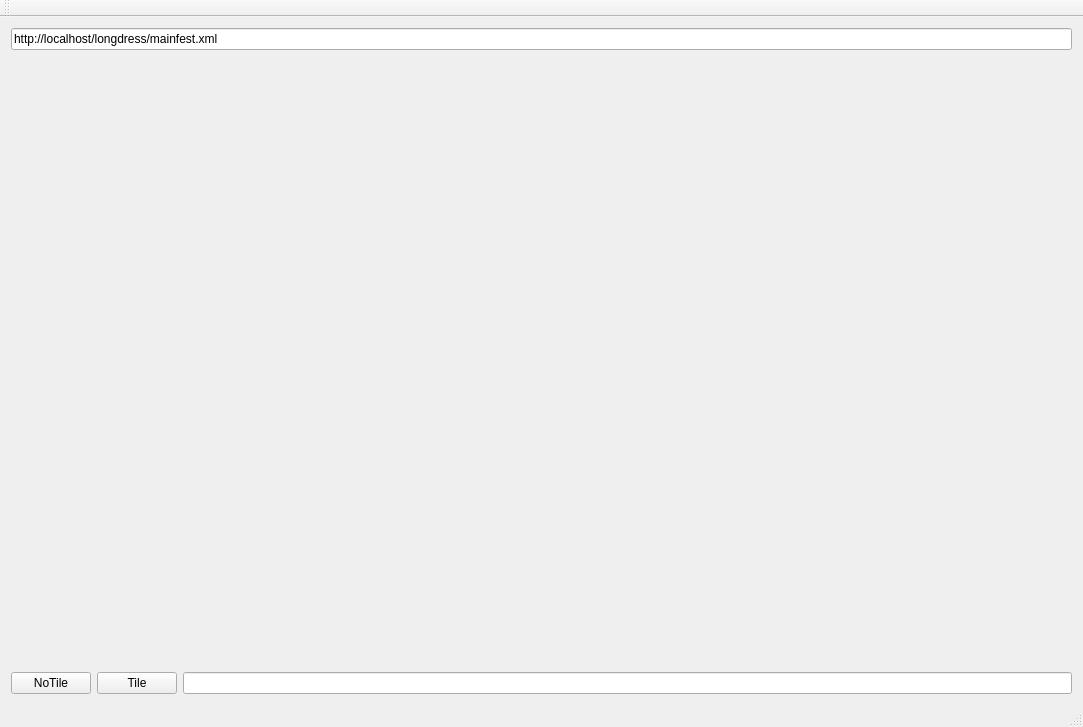
<?xml version="1.0" encoding="UTF-8"?>
<ui version="4.0">
 <class>DracoPlayerClass</class>
 <widget class="QMainWindow" name="DracoPlayerClass">
  <property name="geometry">
   <rect>
    <x>0</x>
    <y>0</y>
    <width>1083</width>
    <height>727</height>
   </rect>
  </property>
  <property name="windowTitle">
   <string>DracoPlayer</string>
  </property>
  <widget class="QWidget" name="centralWidget">
   <layout class="QGridLayout" name="gridLayout">
    <item row="0" column="0" colspan="3">
     <widget class="QLineEdit" name="mainfest_url">
      <property name="minimumSize">
       <size>
        <width>933</width>
        <height>20</height>
       </size>
      </property>
      <property name="inputMask">
       <string/>
      </property>
      <property name="text">
       <string>http://localhost/longdress/mainfest.xml</string>
      </property>
     </widget>
    </item>
    <item row="1" column="0" colspan="3">
     <widget class="QVTKWidget" name="qvtkWidget"/>
    </item>
    <item row="2" column="0">
     <widget class="QPushButton" name="button_play_notile">
      <property name="text">
       <string>NoTile</string>
      </property>
      <property name="flat">
       <bool>false</bool>
      </property>
     </widget>
    </item>
    <item row="2" column="1">
     <widget class="QPushButton" name="button_play_Tile">
      <property name="text">
       <string>Tile</string>
      </property>
      <property name="flat">
       <bool>false</bool>
      </property>
     </widget>
    </item>
    <item row="2" column="2">
     <widget class="QLineEdit" name="scheme"/>
    </item>
   </layout>
  </widget>
  <widget class="QMenuBar" name="menuBar">
   <property name="geometry">
    <rect>
     <x>0</x>
     <y>0</y>
     <width>1083</width>
     <height>23</height>
    </rect>
   </property>
  </widget>
  <widget class="QToolBar" name="mainToolBar">
   <attribute name="toolBarArea">
    <enum>TopToolBarArea</enum>
   </attribute>
   <attribute name="toolBarBreak">
    <bool>false</bool>
   </attribute>
  </widget>
  <widget class="QStatusBar" name="statusBar"/>
 </widget>
 <layoutdefault spacing="6" margin="11"/>
 <customwidgets>
  <customwidget>
   <class>QVTKWidget</class>
   <extends>QWidget</extends>
   <header>QVTKWidget.h</header>
  </customwidget>
 </customwidgets>
 <resources>
  <include location="DracoPlayer.qrc"/>
 </resources>
 <connections/>
</ui>
